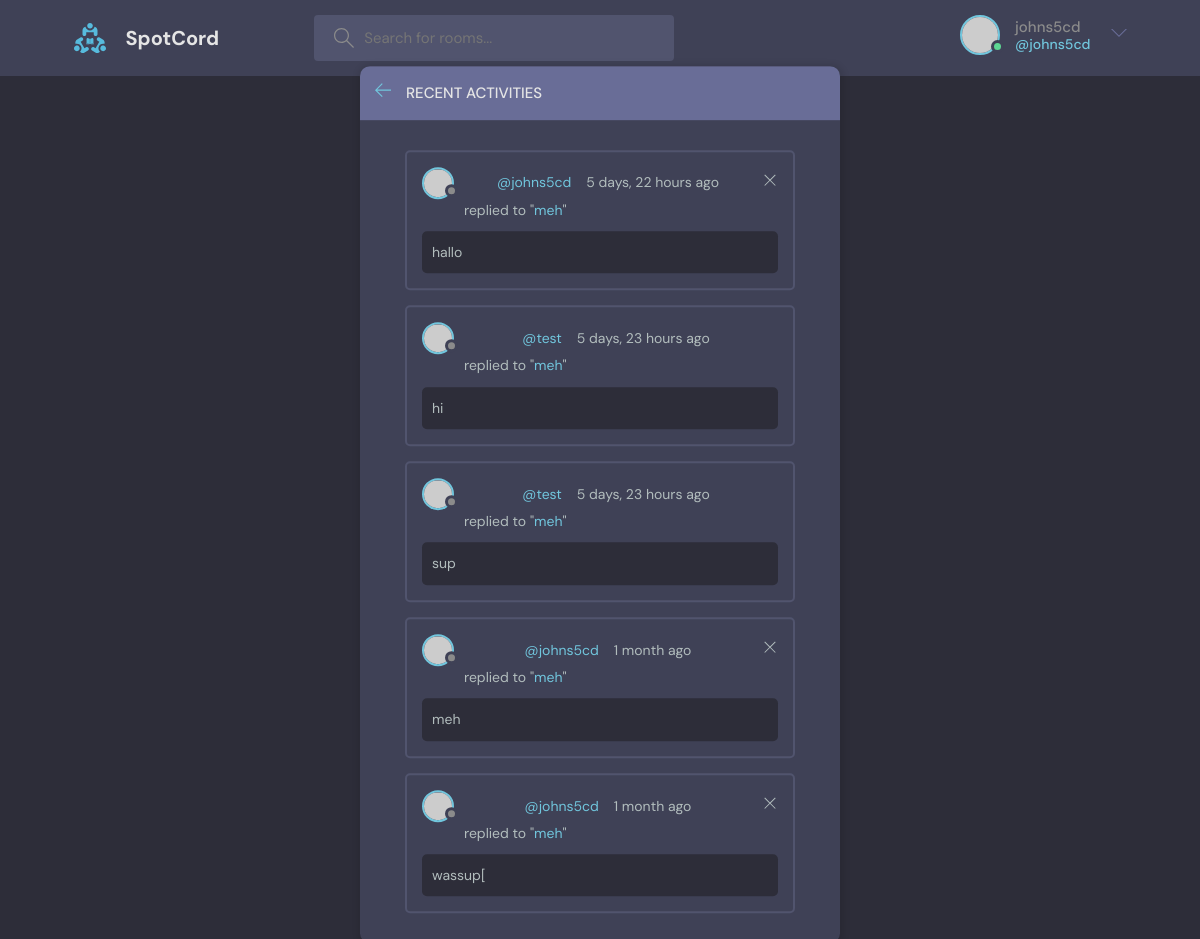
/activities/ (signed in), run on the app's committed database.
### core/models.py (models this page shows, shortened)
class Message(models.Model):
    user = models.ForeignKey(User, on_delete=models.CASCADE, related_name='messages')
    room = models.ForeignKey(Room, on_delete=models.CASCADE, related_name='messages')
    body = models.TextField()
    updated_at = models.DateTimeField(auto_now=True)
    created_at = models.DateTimeField(auto_now_add=True)

class Room(models.Model):
    host = models.ForeignKey(User, on_delete=models.SET_NULL, null=True, related_name='room')
    topic = models.ForeignKey(Topic, on_delete=models.SET_NULL, null=True, related_name='room')
    name = models.CharField(max_length=200)
    description = models.TextField(blank=True, null=True)
    participants = models.ManyToManyField(User, blank=True, related_name='participants')
    updated_at = models.DateTimeField(auto_now=True)
    created_at = models.DateTimeField(auto_now_add=True)
    def __str__(self):
        return self.name

### core/views.py (the view)
# urls.py: path('activities/', activities_page, name='activities'),
def activities_page(request):
    QS = request.GET.get('qs')
    query_string = QS if QS != None else ''
    room_messages = Message.objects.filter(
        Q(room__topic__name__icontains=query_string)).order_by('-created_at')
    context = {'room_messages': room_messages}
    return render(request, 'core/mobile_activity.html', context)

### core/templates/core/mobile_activity.html
{% extends "index.html" %} {% block content %}
<main class="layout">
  <div class="container">
    <div class="layout__box">
      <div class="layout__boxHeader">
        <div class="layout__boxTitle">
          <a href="{{ request.META.HTTP_REFERER }}">
            <svg
              version="1.1"
              xmlns="http://www.w3.org/2000/svg"
              width="32"
              height="32"
              viewBox="0 0 32 32"
            >
              <title>arrow-left</title>
              <path
                d="M13.723 2.286l-13.723 13.714 13.719 13.714 1.616-1.611-10.96-10.96h27.625v-2.286h-27.625l10.965-10.965-1.616-1.607z"
              ></path>
            </svg>
          </a>
          <h3>Recent Activities</h3>
        </div>
      </div>
      <div class="activities-page layout__body">
        {% for message in room_messages %}
        <div class="activities__box">
          <div class="activities__boxHeader roomListRoom__header">
            <a href="profile.html" class="roomListRoom__author">
              <div class="avatar avatar--small">
                <img src="https://randomuser.me/api/portraits/women/11.jpg" />
              </div>
              <p><a href="{% url "user-profile" message.user.id %}">@{{message.user}}</a>&nbsp;&nbsp;&nbsp;&nbsp;{{message.created_at|timesince}} ago</p>
            </a>
            <div class="roomListRoom__actions">
  {% if request.user == message.user %}
              <a href="{% url "delete-message" message.id %}">
                <svg
                  version="1.1"
                  xmlns="http://www.w3.org/2000/svg"
                  width="32"
                  height="32"
                  viewBox="0 0 32 32"
                >
                  <title>remove</title>
                  <path
                    d="M27.314 6.019l-1.333-1.333-9.98 9.981-9.981-9.981-1.333 1.333 9.981 9.981-9.981 9.98 1.333 1.333 9.981-9.98 9.98 9.98 1.333-1.333-9.98-9.98 9.98-9.981z"
                  ></path>
                </svg>
              </a>
              {% endif %}
            </div>
          </div>
          <div class="activities__boxContent">
              <small>replied to "<a href="{% url "room" message.room.id %}">{{message.room}}</a>"</small>
            <div class="activities__boxRoomContent">
              <p>{{message.body}}</p>
            </div>
          </div>
        </div>
        {% endfor %}
      </div>
    </div>
  </div>
</main>
{% endblock content %}

### templates/navbar.html (shortened to what this page needs)
{% load static %}
<header class="header header--loggedIn">
  <div class="container">
    <a href="{% url "home" %}" class="header__logo">
      <img src="{% static "images/logo.svg" %}" />
      <h1>SpotCord</h1>
    </a>
    <form class="header__search" action="{% url "home" %}">
      <label>
        <input type="text" name="qs" placeholder="Search for rooms..." />
      </label>
    </form>
    <nav class="header__menu">
      {% if request.user.is_authenticated %}
      <div class="header__user">
        <a href="{% url 'user-profile' request.user.id %}">
          <div class="avatar avatar--medium active">
            <img src="https://randomuser.me/api/portraits/men/37.jpg" />
          </div>
          <p>{{ request.user.username }}<span>@{{ request.user }}</span></p>
        </a>
        <button class="dropdown-button">
          <svg version="1.1" xmlns="http://www.w3.org/2000/svg" width="32" height="32" viewBox="0 0 32 32">
            <title>chevron-down</title>
            <path d="M16 21l-13-13h-3l16 16 16-16h-3l-13 13z"></path>
          </svg>
        </button>
      </div>
      {% else %}
      <a href="{% url "login" %}">
        <img src="{% static 'images/avatar.svg' %}" />
        <p>Login</p>
      </a>
      {% endif %}
    </nav>
  </div>
</header>

### data on the page
Message: user "johns5cd", created_at "5 days, 22 hours", room "meh", body "hallo"
Message: user "test", created_at "5 days, 23 hours", room "meh", body "hi"
Message: user "test", created_at "5 days, 23 hours", room "meh", body "sup"
Message: user "johns5cd", created_at "1 month", room "meh", body "meh"
Message: user "johns5cd", created_at "1 month", room "meh", body "wassup["

### other printed values
{{ request.user.username }} "johns5cd"
{{ request.user }} "johns5cd"
